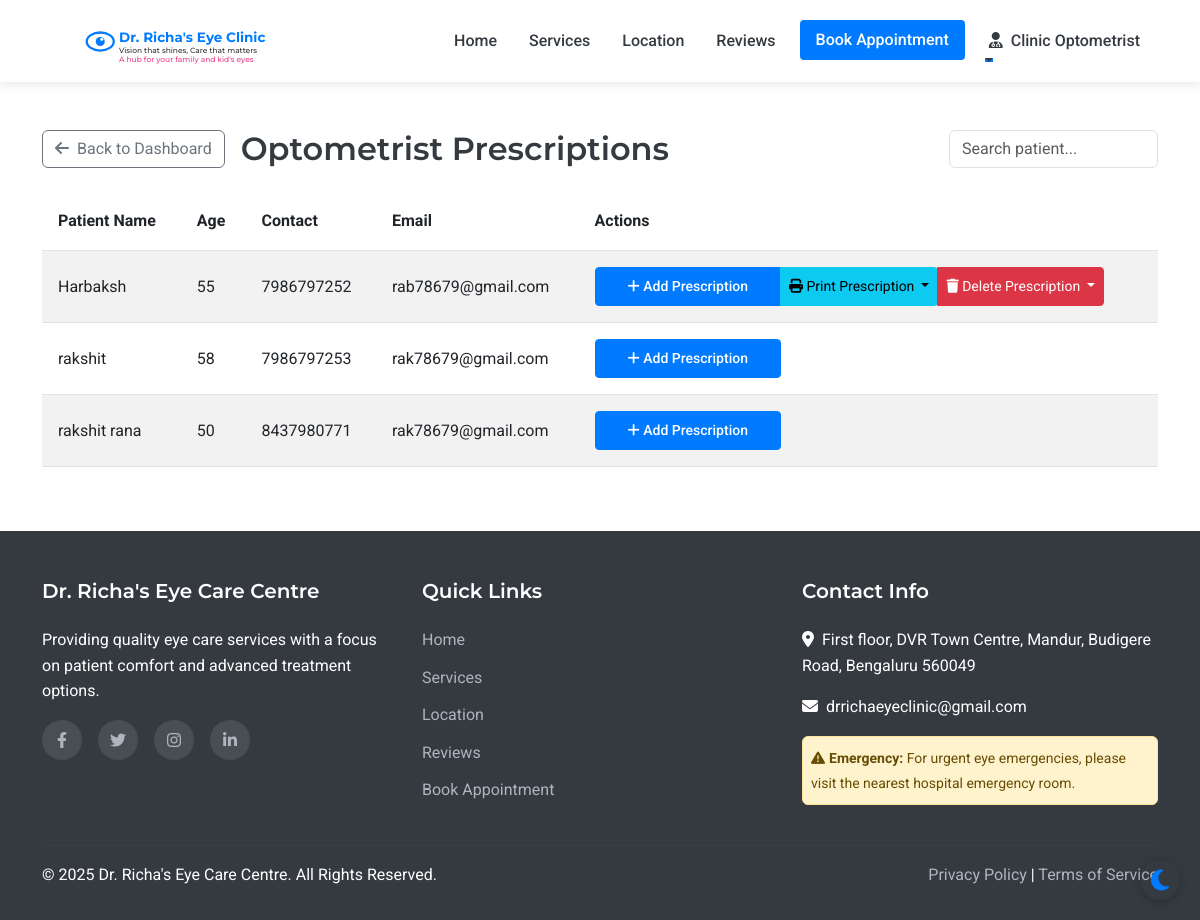
The page /assistant/prescriptions (signed in) on the database as committed earlier.
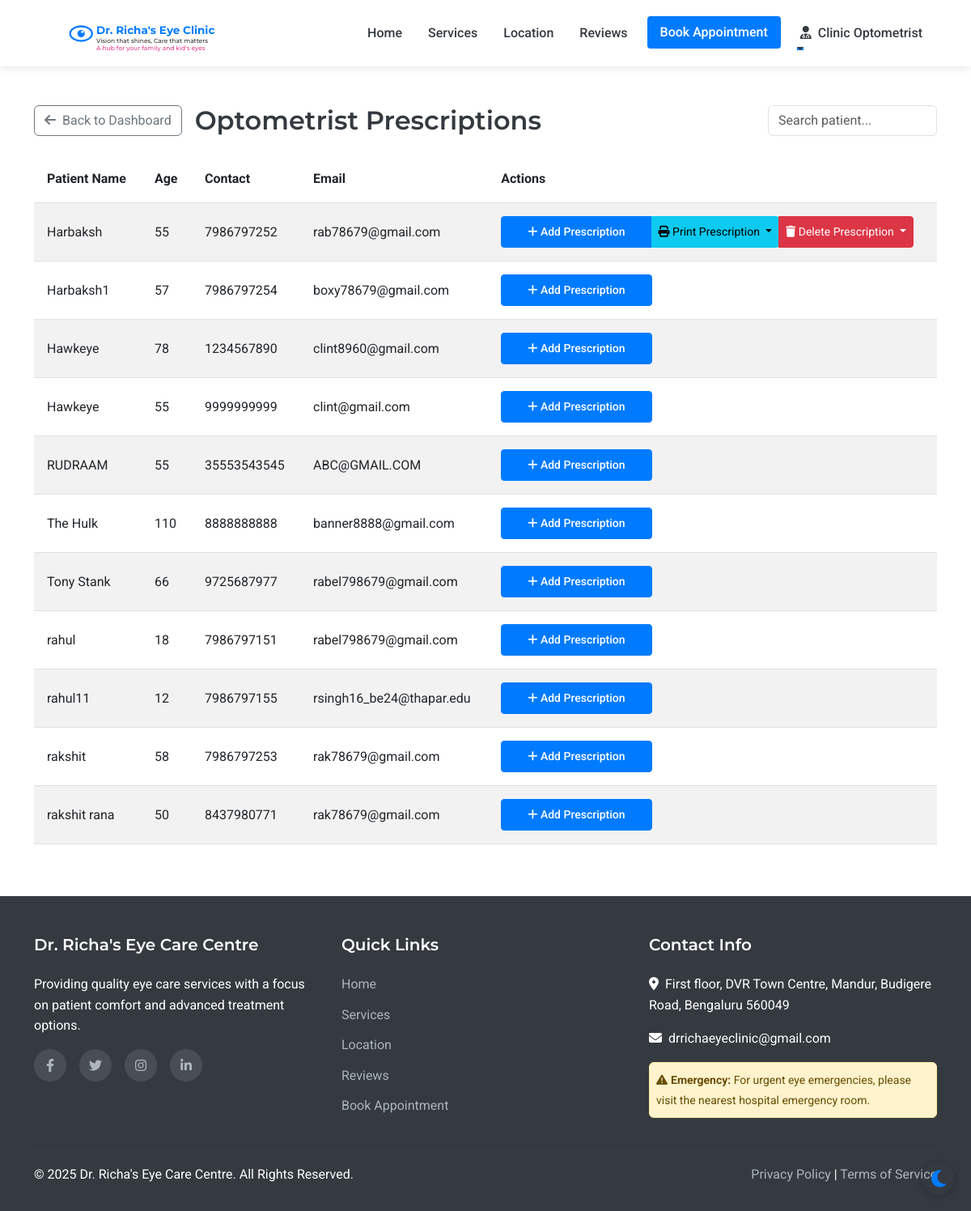
The same page on the database as committed later.
### models.py (models this page shows, shortened)
class Staff(UserMixin, db.Model):
    __abstract__ = True
    id = db.Column(db.Integer, primary_key=True)
    username = db.Column(db.String(64), unique=True, nullable=False)
    email = db.Column(db.String(120), unique=True, nullable=False)
    password_hash = db.Column(db.String(256), nullable=False)
    full_name = db.Column(db.String(100), nullable=False)
    mobile_number = db.Column(db.String(15), nullable=False)

class Assistant(Staff):
    __tablename__ = 'assistant'
    position = db.Column(db.String(100), nullable=True, default='Optometrist')
    full_name = db.Column(db.String(100), nullable=True, default='Optometrist')
    joining_date = db.Column(db.Date, nullable=True)
    salary_records = db.relationship('Salary', backref='assistant', lazy=True)

class Patient(UserMixin, db.Model):
    id = db.Column(db.Integer, primary_key=True)
    full_name = db.Column(db.String(100), nullable=False)
    mobile_number = db.Column(db.String(15), nullable=False)
    email = db.Column(db.String(100), nullable=True)
    age = db.Column(db.Integer, nullable=False)
    sex = db.Column(db.String(10), nullable=True)
    password_hash = db.Column(db.String(256), nullable=True)
    is_registered = db.Column(db.Boolean, default=False)
    created_at = db.Column(db.DateTime, nullable=False, default=datetime.utcnow)
    appointments = db.relationship('Appointment', backref='patient', lazy=True)
    doctor_prescriptions = db.relationship('DoctorPrescription', backref='patient', lazy=True)
    optometrist_prescriptions = db.relationship('OptometristPrescription', backref='patient', lazy=True)

### routes.py (the view)
@app.route('/assistant/prescriptions')
@login_required
def assistant_prescriptions():
    if not isinstance(current_user, Assistant):
        flash('Access denied', 'danger')
        return redirect(url_for('index'))
    all_patients = Patient.query.order_by(Patient.full_name).all()
    return render_template('assistant/prescriptions.html', all_patients=all_patients)

### app.py (called while the page is built)
@login_manager.user_loader
def load_user(user_id):
    from models import Doctor, Assistant, Admin, Patient
    try:
        if user_id.startswith('doctor_'):
            return Doctor.query.get(int(user_id.split('_')[1]))
        elif user_id.startswith('assistant_'):
            return Assistant.query.get(int(user_id.split('_')[1]))
        elif user_id.startswith('admin_'):
            return Admin.query.get(int(user_id.split('_')[1]))
        else:
            return Patient.query.get(int(user_id))
    except (ValueError, AttributeError):
        return None

### routes.py (called while the page is built)
@app.context_processor
def inject_now():
    return {'now': datetime.now()}

### templates/assistant/prescriptions.html (shortened to what this page needs)
{% extends 'layout.html' %}
{% block content %}
<div class="container py-5">
    <div class="d-flex justify-content-between align-items-center mb-4">
        <div class="d-flex align-items-center">
            <a href="{{ url_for('assistant_dashboard') }}" class="btn btn-outline-secondary me-3">
                <i class="fas fa-arrow-left me-1"></i> Back to Dashboard
            </a>
            <h2 class="mb-0">Optometrist Prescriptions</h2>
        </div>
        <input type="text" id="searchInput" class="form-control w-auto" placeholder="Search patient..." onkeyup="searchTable()">
    </div>
    <div class="table-responsive">
        <table class="table table-striped" id="prescriptionTable">
            <thead>
                <tr>
                    <th>Patient Name</th>
                    <th>Age</th>
                    <th>Contact</th>
                    <th>Email</th>
                    <th>Actions</th>
                </tr>
            </thead>
            <tbody>
                {% for patient in all_patients %}
                <tr>
                    <td>{{ patient.full_name }}</td>
                    <td>{{ patient.age }}</td>
                    <td>{{ patient.mobile_number }}</td>
                    <td>{{ patient.email }}</td>
                    <td>
                        <div class="btn-group">
                            <a href="{{ url_for('assistant_add_prescription', patient_id=patient.id) }}"
                               class="btn btn-primary btn-sm">
                                <i class="fas fa-plus"></i> Add Prescription
                            </a>
                            {% if patient.optometrist_prescriptions %}
                            <button type="button" class="btn btn-info btn-sm dropdown-toggle" data-bs-toggle="dropdown">
                                <i class="fas fa-print"></i> Print Prescription
                            </button>
                            <button type="button" class="btn btn-danger btn-sm dropdown-toggle" data-bs-toggle="dropdown">
                                <i class="fas fa-trash"></i> Delete Prescription
                            </button>
                            {% endif %}
                        </div>
                    </td>
                </tr>
                {% endfor %}
            </tbody>
        </table>
    </div>
</div>
{% endblock %}

### templates/layout.html (shortened to what this page needs)
<!DOCTYPE html>
<html lang="en">
<head>
    <link href="https://cdn.jsdelivr.net/npm/bootstrap@5.3.0-alpha1/dist/css/bootstrap.min.css" rel="stylesheet">
    <link rel="stylesheet" href="https://cdn.jsdelivr.net/npm/flatpickr/dist/flatpickr.min.css">
    <link rel="stylesheet" href="https://cdnjs.cloudflare.com/ajax/libs/font-awesome/6.1.1/css/all.min.css">
    <link rel="stylesheet" href="{{ url_for('static', filename='css/style.css') }}">
</head>
<body>
    <nav class="navbar navbar-expand-lg sticky-top">
        <div class="container">
            <a class="navbar-brand" href="{{ url_for('index') }}" id="clinic-logo">
                <div id="interactive-logo-container" style="height: 60px;"></div>
            </a>
            <div class="collapse navbar-collapse" id="navbarNav">
                <ul class="navbar-nav ms-auto">
                    <li class="nav-item">
                        <a class="nav-link {% if request.path == url_for('index') %}active{% endif %}" href="{{ url_for('index') }}">Home</a>
                    </li>
                    <li class="nav-item">
                        <a class="nav-link {% if request.path == url_for('services') %}active{% endif %}" href="{{ url_for('services') }}">Services</a>
                    </li>
                    <li class="nav-item">
                        <a class="nav-link {% if request.path == url_for('location') %}active{% endif %}" href="{{ url_for('location') }}">Location</a>
                    </li>
                    <li class="nav-item">
                        <a class="nav-link {% if request.path == url_for('reviews') %}active{% endif %}" href="{{ url_for('reviews') }}">Reviews</a>
                    </li>
                    <li class="nav-item">
                        <a class="nav-link btn btn-primary text-white px-3 ms-lg-2" href="{{ url_for('appointment') }}">Book Appointment</a>
                    </li>
                    {% if current_user.is_authenticated %}
                        {% if current_user.__class__.__name__ == 'Patient' %}
                            <li class="nav-item dropdown">
                                <a class="nav-link dropdown-toggle" href="#" id="navbarDropdown" role="button" data-bs-toggle="dropdown" aria-expanded="false">
                                    <i class="fas fa-user me-1"></i> {{ current_user.full_name }}
                                </a>
                                <ul class="dropdown-menu dropdown-menu-end" aria-labelledby="navbarDropdown">
                                    <li><a class="dropdown-item" href="{{ url_for('patient_dashboard') }}">Dashboard</a></li>
                                    <li><a class="dropdown-item" href="{{ url_for('patient_appointments') }}">My Appointments</a></li>
                                    <li><a class="dropdown-item" href="{{ url_for('patient_medical_records') }}">Medical Records</a></li>
                                    <li><hr class="dropdown-divider"></li>
                                    <li><a class="dropdown-item" href="{{ url_for('patient_logout') }}">Logout</a></li>
                                </ul>
                            </li>
                        {% else %}
                            <li class="nav-item dropdown">
                                <a class="nav-link dropdown-toggle" href="#" id="navbarDropdown" role="button" data-bs-toggle="dropdown" aria-expanded="false">
                                    <i class="fas fa-user-md me-1"></i> {{ current_user.full_name }}
                                </a>
                            </li>
                        {% endif %}
                    {% endif %}
                </ul>
            </div>
        </div>
    </nav>
    <main>
        {% block content %}{% endblock %}
    </main>
    <footer>
        <div class="container">
            <div class="row">
                <div class="col-md-4 mb-4 mb-md-0">
                    <h5>Dr. Richa's Eye Care Centre</h5>
                    <p class="mb-3">Providing quality eye care services with a focus on patient comfort and advanced treatment options.</p>
                    <div class="social-icons">
                        <a href="#" aria-label="Facebook"><i class="fab fa-facebook-f"></i></a>
                        <a href="#" aria-label="Twitter"><i class="fab fa-twitter"></i></a>
                        <a href="#" aria-label="Instagram"><i class="fab fa-instagram"></i></a>
                        <a href="#" aria-label="LinkedIn"><i class="fab fa-linkedin-in"></i></a>
                    </div>
                </div>
                <div class="col-md-4 mb-4 mb-md-0">
                    <h5>Quick Links</h5>
                    <ul>
                        <li><a href="{{ url_for('index') }}">Home</a></li>
                        <li><a href="{{ url_for('services') }}">Services</a></li>
                        <li><a href="{{ url_for('location') }}">Location</a></li>
                        <li><a href="{{ url_for('reviews') }}">Reviews</a></li>
                        <li><a href="{{ url_for('appointment') }}">Book Appointment</a></li>
                    </ul>
                </div>
                <div class="col-md-4">
                        <h5>Contact Info</h5>
                        <p><i class="fas fa-map-marker-alt me-2"></i>First floor, DVR Town Centre, Mandur, Budigere Road, Bengaluru 560049</p>
                        <p><i class="fas fa-envelope me-2"></i>drrichaeyeclinic@gmail.com</p>
                        <div class="alert alert-warning mt-3 p-2">
                            <small><i class="fas fa-exclamation-triangle me-1"></i><strong>Emergency:</strong> For urgent eye emergencies, please visit the nearest hospital emergency room.</small>
                        </div>
                    </div>
            </div>
            <hr class="mt-4 mb-3" style="border-color: rgba(255,255,255,0.1);">
            <div class="row">
                <div class="col-md-6">
                    <p class="mb-md-0">&copy; {{ now.year }} Dr. Richa's Eye Care Centre. All Rights Reserved.</p>
                </div>
                <div class="col-md-6 text-md-end">
                    <p class="mb-0">
                        <a href="#">Privacy Policy</a> |
                        <a href="#">Terms of Service</a>
                    </p>
                </div>
            </div>
        </div>
    </footer>
</body>
</html>

### static/css/style.css (style rules this page uses)
:root { --primary-color: #007bff; --secondary-color: #6c757d; --accent-color: #17a2b8; --light-color: #f8f9fa; --dark-color: #343a40; --success-color: #28a745; --warning-color: #ffc107; --danger-color: #dc3545; --white: #ffffff; --light-blue: #e6f2ff; --transition: all 0.3s ease; --bg-color: #ffffff; --text-color: #343a40; --card-bg: #ffffff; --border-color: #dee2e6; --footer-bg: #343a40; --footer-text: #ffffff; --hero-overlay: rgba(0, 123, 255, 0.85); }
body { font-family: 'Roboto', sans-serif; color: var(--text-color, var(--dark-color)); line-height: 1.6; background-color: var(--bg-color, var(--white)); transition: background-color 0.3s ease, color 0.3s ease; }
h1, h2, h3, h4, h5, h6 { font-family: 'Montserrat', sans-serif; font-weight: 600; }
.navbar { box-shadow: 0 2px 4px rgba(0, 0, 0, 0.1); padding: 1rem 2rem; background-color: var(--card-bg, var(--white)); transition: background-color 0.3s ease; }
.navbar-brand { font-weight: 700; color: var(--primary-color); font-size: 1.5rem; }
#interactive-logo-container { width: 300px; height: 40px !important; cursor: pointer; display: flex; align-items: center; justify-content: flex-start; transition: var(--transition); margin-right: 20px; }
.navbar { transition: transform 0.4s ease-in-out; box-shadow: 0 2px 10px rgba(0, 0, 0, 0.1); }
.nav-link { color: var(--dark-color); font-weight: 500; margin: 0 0.5rem; position: relative; transition: var(--transition); }
.nav-link::after { content: ''; position: absolute; width: 0; height:1.5px; bottom: 0; left: 0; background-color: var(--primary-color); transition: var(--transition); }
.table td, .table th { padding: 1rem; vertical-align: middle; }
.btn-primary { background-color: var(--primary-color); border-color: var(--primary-color); padding: 0.5rem 2rem; font-weight: 500; border-radius: 4px; transition: var(--transition); }
footer { background-color: var(--dark-color); color: var(--white); padding: 3rem 0 2rem; }
footer h5 { font-weight: 600; margin-bottom: 1.5rem; }
footer ul { list-style: none; padding-left: 0; }
footer ul li { margin-bottom: 0.75rem; }
footer a { color: #adb5bd; text-decoration: none; transition: var(--transition); }
.social-icons { display: flex; gap: 1rem; }
.social-icons a { display: flex; align-items: center; justify-content: center; width: 40px; height: 40px; border-radius: 50%; background-color: rgba(255, 255, 255, 0.1); transition: var(--transition); }

Rows that differ between the two databases and show on the page:
added Patient: full_name "Harbaksh1", age "57", mobile_number "7986797254", email "boxy78679@gmail.com"
added Patient: full_name "Hawkeye", age "78", mobile_number "1234567890", email "clint8960@gmail.com"
added Patient: full_name "Hawkeye", age "55", mobile_number "9999999999", email "clint@gmail.com"
added Patient: full_name "RUDRAAM", age "55", mobile_number "35553543545", email "ABC@GMAIL.COM"
added Patient: full_name "The Hulk", age "110", mobile_number "8888888888", email "banner8888@gmail.com"
added Patient: full_name "Tony Stank", age "66", mobile_number "9725687977", email "rabel798679@gmail.com"
added Patient: full_name "rahul", age "18", mobile_number "7986797151", email "rabel798679@gmail.com"
added Patient: full_name "rahul11", age "12", mobile_number "7986797155", email "rsingh16_be24@thapar.edu"
